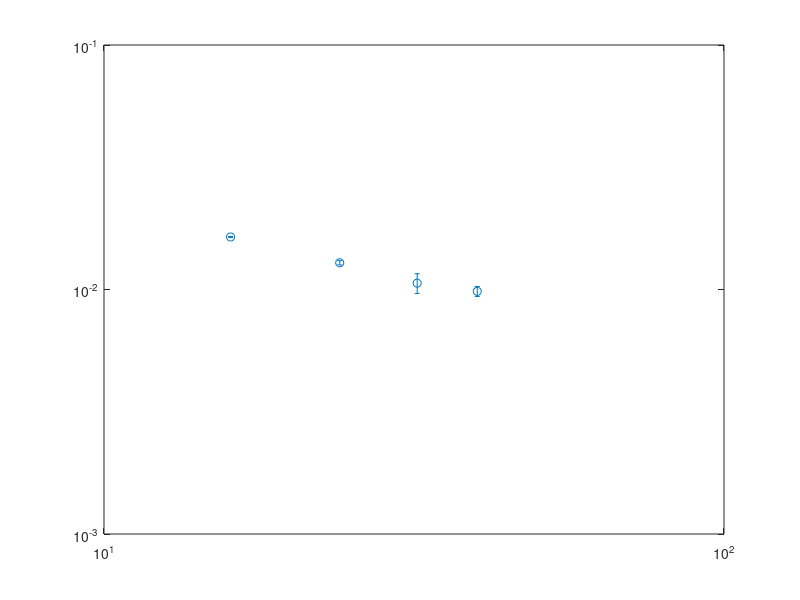

Write MATLAB code to recreate this figure. (Note: this script raises an error after producing the figure.)
Lx = [16,24, 32, 40];
%A_cdw = [0.021293, 0.018159,0.017226, 0.016885];
% A_cdw = [0.016398, 0.012861, 0.011635, 0.009023];
A_cdw = [0.016398, 0.012861, 0.010620,0.009828];
%A_cdw = [0.0172, 0.012838, 0.01197, 0.011165];
% A_cdw = [0.018671, ]; %cubic
err = [0.000090,0.000255, 0.000981, 0.000462];
h1 = errorbar(Lx(1:4), A_cdw(1:4), err,'o');hold on;
%  h1 = loglog(Lx(1:4), A_cdw(1:4),'o');hold on;
set(gca, 'XScale','log', 'YScale','log')

fit_x = Lx;
p = fit(log(Lx([1:4])'),log(A_cdw([1:4])'),'poly1');
fprintf('Kc=%.5f\n',-p.p1*2);
x = fit_x(1):0.5:fit_x(end);
fl=loglog(Lx,exp(p.p2)*(Lx).^p.p1,'-.');
% T=text(30,0.012,['$K_{c}=',num2str(-p.p1*2),'$']);
% set(T,'Interpreter','latex');
% set(T,'Fontsize',28);

%stop at middle to see if measurement different 

set(gca, 'XTick', [16,24,32,40]);
set(gca,'XTickLabel',{'16','24','32','40'});

set(gca,'fontsize',24);
set(gca,'linewidth',1.5);
set(get(gca,'Children'),'linewidth',3); % Set line width 1.5 pounds
set(h1,'markersize',10);
xlabel('$L_x$','Interpreter','latex');
ylabel('$A_{cdw}$','Interpreter','latex');
set(get(gca,'XLabel'),'FontSize',24); 
set(get(gca,'YLabel'),'FontSize',24); 


set(gcf,'position',[1000,1000,400,350]);
